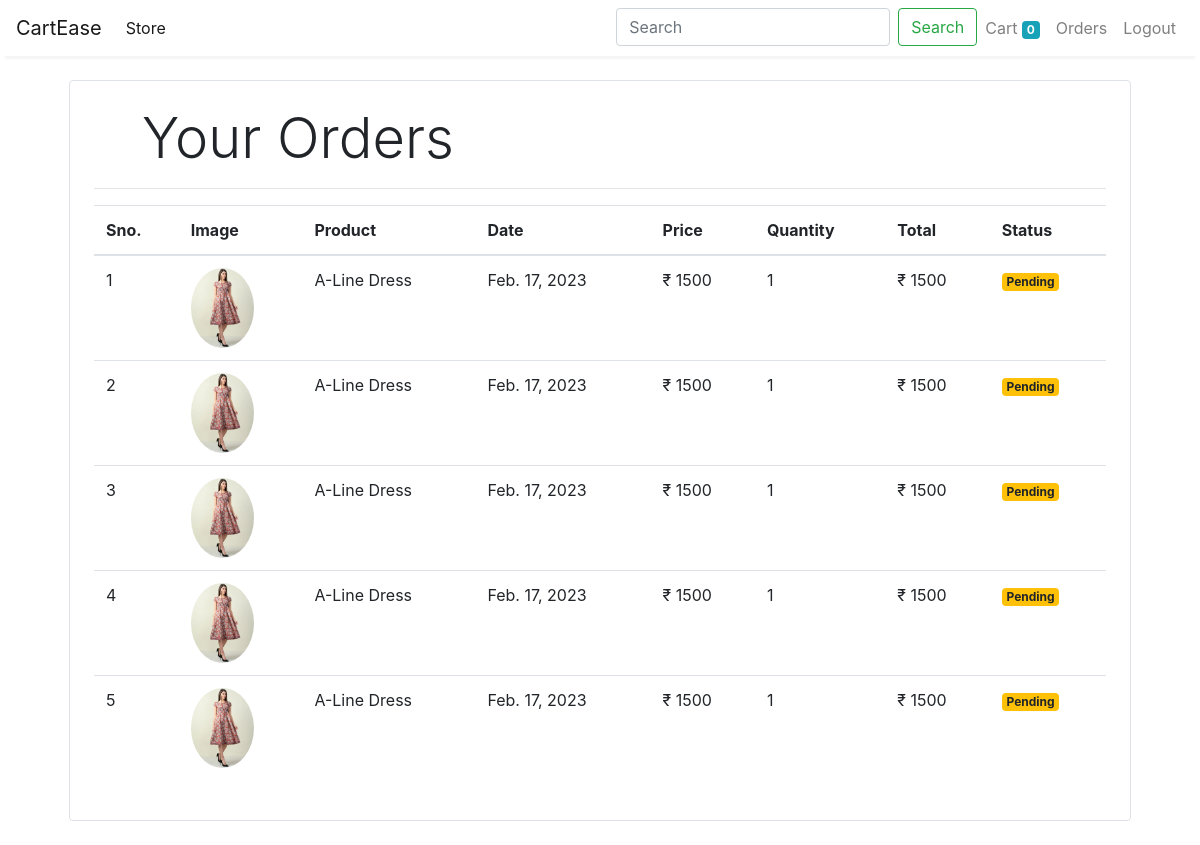
The app's page /orders (signed in), older data.
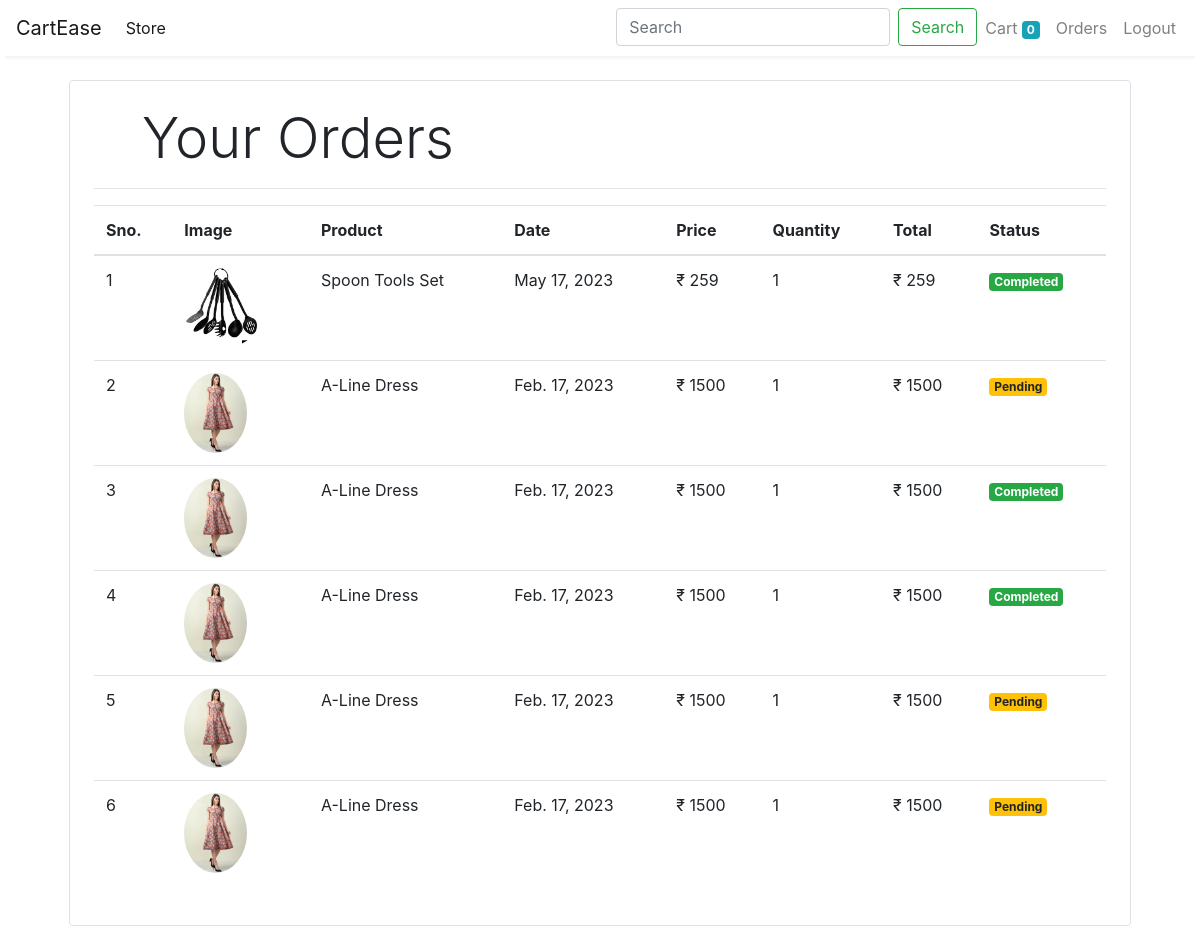
The same page, newer data.
### store/models/orders.py (models this page shows, shortened)
class Order(models.Model):
    product = models.ForeignKey(Product, on_delete=models.CASCADE)
    customer = models.ForeignKey(Customer, on_delete=models.CASCADE)
    quantity = models.IntegerField(default=1)
    price = models.IntegerField()
    address = models.CharField(max_length=250, default='',blank=True)
    phone = models.CharField(max_length=10,default='',blank=True)
    date = models.DateField(default=datetime.datetime.today)
    status = models.BooleanField(default=False)
    @staticmethod
    def get_orders_by_customer(customer_id):
        return Order.objects.filter(customer = customer_id).order_by('-date')

### store/models/products.py (models this page shows, shortened)
class Product(models.Model):
    name = models.CharField(max_length=50)
    price = models.IntegerField(default=0)
    category = models.ForeignKey(Category, on_delete=models.CASCADE,default=1)
    sub_category = models.ForeignKey(SubCategory, on_delete=models.CASCADE,default=1)
    description = models.CharField(max_length=50,default='',null = True,blank = True)
    image = models.ImageField(upload_to='uploads/product/')

### store/middlewares/auth.py (the view)
    def middleware(request):
        returnUrl = request.META['PATH_INFO']
        if not request.session.get('customer'):
            return redirect(f'login?return_url={returnUrl}')
        response = get_response(request)
        return response

### store/templatetags/custom_filter.py (called while the page is built)
@register.filter(name='currency')
def currency(number):
    return "₹ "+str(number)

@register.filter(name='multiply')
def multiply(number, number1):
    return number * number1

### store/views/orders.py (called while the page is built)
    def get(self, request):
        customer = request.session.get('customer')
        order = Order.get_orders_by_customer(customer)
        return render(request,'orders.html', {'orders': order})

### store/templates/orders.html
{% extends 'base.html' %}
{% block content %}
{% load cart %}
{% load custom_filter %}
<div class = "container">
    <div class="border rounded p-4 m-4">
        <p class="display-4 pl-4 ml-4">Your Orders</p>
        <hr>
        <table class="table">
            <thead>
                <tr>
                    <th>Sno.</th>
                    <th>Image</th>
                    <th>Product</th>
                    <th>Date</th>
                    <th>Price</th>
                    <th>Quantity</th>
                    <th>Total</th>
                    <th>Status</th>
                </tr>
            </thead>
            <tbody>
                {% for order in orders %}
                <tr>
                    <td>{{forloop.counter}}</td>
                    <td><img style="height: 80px; " class="rounded-circle" src="{{order.product.image.url}}" alt=""></td>
                    <td>{{order.product.name}}</td>
                    <td>{{order.date}}</td>
                    <td>{{order.price|currency}}</td>
                    <td>{{order.quantity}}</td>
                    <td>{{order.quantity|multiply:order.price|currency}}</td>
                    {% if order.status %}
                    <td><span class="badge badge-success">Completed</span></td>
                    {%else%}
                    <td><span class="badge badge-warning">Pending</span></td>
                    {% endif %}
                </tr>
                {% endfor %}
            </tbody>
        </table>
    </div>
</div>
{% endblock %}

### store/templates/base.html (shortened to what this page needs)
<!doctype html>
<html lang="en">
<head>
  <link rel="stylesheet" href="https://maxcdn.bootstrapcdn.com/bootstrap/4.0.0/css/bootstrap.min.css"
>
</head>
<body>
  <nav class="one-edge-shadow
  sticky-top navbar
  navbar-expand-lg
   navbar-light bg-white">
    <a class="navbar-brand" href="/">CartEase</a>
    <div class="collapse navbar-collapse" id="navbarSupportedContent">
      <ul class="navbar-nav mr-auto">
        <li class="nav-item active">
          <a class="nav-link" href="/store">Store <span class="sr-only">(current)</span></a>
        </li>
      </ul>
      <ul class="navbar-nav navbar-right">
        <li class="nav-item">
          <form action = "{% url 'search' %}" class="form-inline my-2 my-lg-0" method="GET">
            <input name="query" class="form-control mr-sm-2" type="search" placeholder="Search" aria-label="Search">
            <button class="btn btn-outline-success my-2 my-sm-0" type="submit">Search</button>
          </form>
        </li>
        <li class="nav-item ">
          <a class="nav-link" href="/cart">Cart
            <span class="badge badge-info">{{request.session.cart.keys|length}}</span>
            <span class="sr-only">(current)</span></a>
        </li>
        {% if request.session.customer %}
        <li class="nav-item ">
          <a class="nav-link" href="/orders">Orders<span class="sr-only">(current)</span></a>
        </li>
        <li class="nav-item ">
          <a class="nav-link" href="/logout">Logout<span class="sr-only">(current)</span></a>
        </li>
        {% endif %}
      </ul>
    </div>
  </nav>
    {% block content %}{% endblock %}
</body>
</html>

### store/templates/base.html (style rules this page uses)
nav { background-color: white; }
.one-edge-shadow { box-shadow: 0 8px 2px -5px rgb(246, 245, 245); }

Row changes from the older to the newer data that the page shows:
added Order: product.image (picture), product.name "Spoon Tools Set", date "May 17, 2023", price "₹ 259", quantity "1", quantity|multiply "₹ 259", status "Completed"
changed Order (number 3 of 6 on the later page): status "Pending" → "Completed"
changed Order (number 4 of 6 on the later page): status "Pending" → "Completed"
